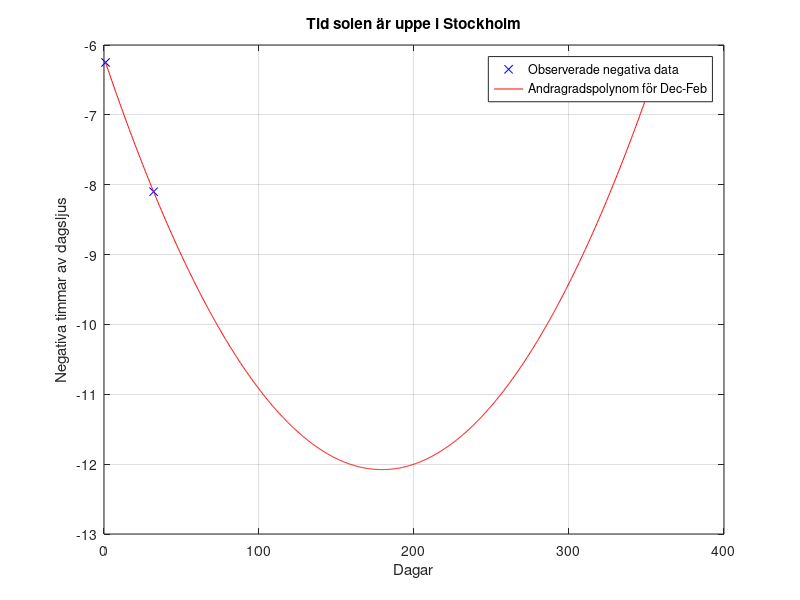

Reproduce this figure in MATLAB.
clc;
disp("Interpolation och linjära minsta kvadratmetoden");

% Inledande Data
datum = [1, 32, 60, 91, 121, 152, 182, 213, 244, 274, 305, 335, 365]; % Dag på året
tid = [6.25, 8.1, 10.55, 13.23, 15.9, 18.06, 18.4, 16.63, 14.08, 11.4, 8.78, 6.6, 6.23]; % Minuter av dagsljus

% Konvertera tid till negativa värden
negativ_tid = -tid;

% Datum och negativ tid för perioden 1 december till 1 februari
% Antag att dag 358 är 1 december och dag 32 är 1 februari i det nya året
dec_feb_datum = [358, datum(1), 32]; % Lägg till 1 januari i sekvensen
dec_feb_tid = [negativ_tid(end), negativ_tid(1), negativ_tid(2)]; % Lägg till tid för 1 januari

% Beräkna ett andragradspolynom baserat på de utvalda datumen
p_dec_feb = polyfit(dec_feb_datum, dec_feb_tid, 2);
x_dec_feb = linspace(min(dec_feb_datum), max(dec_feb_datum), 1000); % Skapa x-värden för plottningen
y_dec_feb = polyval(p_dec_feb, x_dec_feb); % Beräkna y-värden baserade på polynomet

% Plotta resultaten
figure;
plot(dec_feb_datum, dec_feb_tid, 'bx', 'MarkerFaceColor', 'k', 'DisplayName', 'Observerade negativa data'); hold on;
plot(x_dec_feb, y_dec_feb, 'r-', 'DisplayName', 'Andragradspolynom för Dec-Feb');
xlabel('Dagar');
ylabel('Negativa timmar av dagsljus');
title('Tid solen är uppe i Stockholm');
grid on;
legend('show');
hold off;
